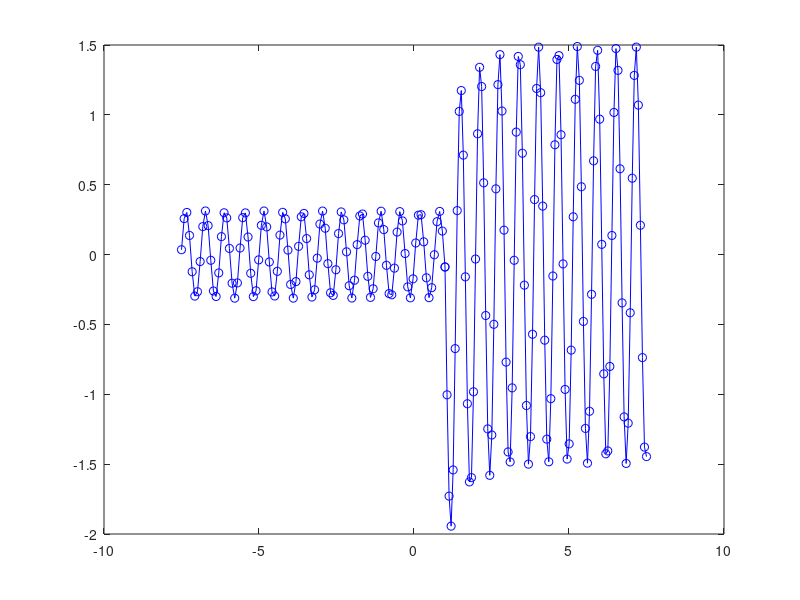

Recreate this plot in MATLAB. (Note: this script raises an error after producing the figure.)
close all
clear all
clc

tic

% RIF SIN E VAL MASSIMI

% Inserimento dati PRE TRANSITORIO in forma fasoriale (V2 già
% trasfomato)
w = 10;

     % Generatori
     V2=2*3*exp(j*(-pi/3 + pi/2)); I1=5*exp(j*pi/3); 
   
     % Resistenze 
     
     R1=1; R2=1; R3=1;
     
     % Capacità
     
     C1=2; C4=0.5;
     
     % Induttori
     
     L2=1.5; L3=0.5;
     
     % Reattanze
     
     XC1=w*C1; XC4=w*C4; XL2=w*L2; XL3=w*L3;
     
     % Impedenze (trasformo ZR3)
     
     ZR1=R1; ZR2=R2; ZR3=4*R3; ZC1=-j/XC1; ZC4= -j/XC4; ZL2=j*XL2; ZL3=j*XL3;
     
% Pongo

ZRC = ZR1 + ZC1;
     
% Matrice metodo dei nodi

A=[... 
-(1/ZL3+1/ZRC) 1/ZRC
1/ZRC -(1/ZRC+1/ZR3+1/ZR2+1/ZL2)];

B=[-I1; -V2/ZR3];

X = A\B;

% Fasori delle correnti a partire dai potenziali nodali

VA = X(1); VB = X(2);

IL3 = VA/ZL3; 
IRC = (VA-VB)/ZRC;
IL2 = VB/ZL2;
IR2 = VB/ZR2; 
IR3 = (V2-VB)/ZR3;

% La caduta di tensione sul generatore di corrente I1 è:

VI1 = VA + I1*ZC4; %!!!

% Calcolo delle potenze complesse e verifica del teorema di Boucherot

      % UTILIZZATORI
      PL3 = ZL3*(abs(IL3))^2;
      PC4 = ZC4*(abs(I1))^2;
      PR1 = ZR1*(abs(IRC))^2;
      PC1 = ZC1*(abs(IRC))^2;
      PL2 = ZL2*(abs(IL2))^2;
      PR2 = ZR2*(abs(IR2))^2;
      PR3 = ZR3*(abs(IR3))^2;

      P_u = 0.5*[PL3 + PC4 + PR1 + PC1 + PL2 + PR2 + PR3]

      % GENERATORI
      PI1 = VI1*conj(I1);
      PV2 = V2*conj(IR3);

      P_g = 0.5*[PI1 + PV2]

 % Verifica del teorema di Boucherot
    
    VERIFICA = P_g-P_u
    
    if round(P_g) == round(P_u)
        fprintf('IL TEOREMA DI BOUCHEROT E'' VERIFICATO \n')
    else 
        fprintf('SEI UN COGLIONE ISCRIVITI A LETTERE \n')
    end   
    
% Calcolo delle richieste iL2(t), vC1(t), iR1(t) PRE TRANSITORIO

maxIL2pre = abs(IL2)
phiIL2pre = angle(IL2)

VC1pre = IRC*ZC1;
maxVC1pre = abs(VC1pre)
phiVC1pre = angle(VC1pre)

maxIR1pre = abs(IRC)
phiIRpre1 = angle(IRC)
 

% Calcolo della continuità 

IL2_1meno = maxIL2pre*sin(w*1 + phiIL2pre)
VC1_1meno = maxVC1pre*sin(w*1 + phiVC1pre)
IR1_1meno = maxIR1pre*sin(w*1 + phiIRpre1)

% Transitorio con Norton 

Req = R2 + R3;

tao = L2/Req

ICCfasore = 8*sqrt(2)*exp(j*pi/6);

% Soluzione a regime 

Zeq = Req;

IZL2fasore = ICCfasore*(Zeq/(ZL2+Zeq));

maxIL2post = abs(IZL2fasore)
phiIL2post = angle(IZL2fasore)

% Calcolo la costante di integrazione K
K = IL2_1meno - maxIL2post*sin(w*1 + phiIL2post)


% Pretransitorio
t1 = linspace(-10*tao, 1);
IL2pre = maxIL2pre*sin(w*t1 + phiIL2pre);

%postransitorio
t2 = linspace(1, 10*tao);
IL2pos = K*exp((1-t2)/tao) + maxIL2post*sin(w*t2 + phiIL2post);

figure
y1 = IL2pre;
y2 = IL2pos;
t = [t1, t2];
y = [y1, y2];
plot(t, y, 'bo-');

ax = gca;
ax.XAxisLocation = 'origin';
ax.YAxisLocation = 'origin';
axis auto
grid on 

% Allarga immagine a schermo intero

set(gcf, 'Units', 'Normalized', 'OuterPosition', [0 0 1 1]);

close gcf

toc